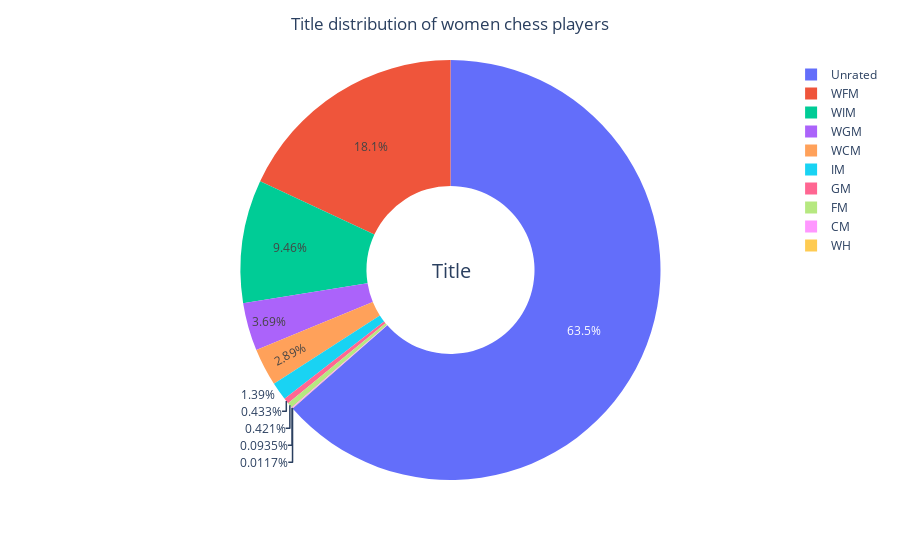

The cell this chart's notebook holds for it:
### Markdown cell above
As we can see from the above choropleth, Russia is very heavily represented in the Women's world chess competition. Some key points are:

* Representation from the African nations is extremely underwhelming. 
* Asia is well represented through India and China. Middle East Asian countries have decent representaiton as well. However, Far East Asian countries like Thailand, Singapore, Malaysia, Vietnam and a few more are lagging behind.
* Oceania has relatively much lower women representation from Australia and New Zealand.
* North American nations are well represented by all their countries.
* Most of the South American countries are equally represented aswell.

## b) Title

The title in Chess represents the level reached by a player. The top most position is that of a Grand Master (GM). Here is a list of all the titles that are given to players alongwith their initials.

![Screenshot%202020-08-31%20at%207.21.03%20PM.png](attachment:Screenshot%202020-08-31%20at%207.21.03%20PM.png)


Let us check the different titles represented by the Women through a pie chart.

### Code cell
df_title=df.groupby('Title')['Count'].sum().reset_index().sort_values(by='Count',ascending=False)
fig2=px.pie(df_title,values='Count',names='Title',hole=0.4)
fig2.update_layout(title='Title distribution of women chess players',title_x=.5,annotations=[dict(text='Title',font_size=20, 
                                                                           showarrow=False,height=800,width=700)])

### Figure 1 — Plotly figure (JSON) as saved in the notebook; plotly's stock layout.template omitted (floating-point values rounded to 4 significant figures)
{"data": [{"domain": {"x": [0, 1], "y": [0, 1]}, "hole": 0.4, "hovertemplate": "Title=%{label}<br>Count=%{value}<extra></extra>", "labels": ["Unrated", "WFM", "WIM", "WGM", "WCM", "IM", "GM", "FM", "CM", "WH"], "legendgroup": "", "name": "", "showlegend": true, "type": "pie", "values": [5435, 1545, 809, 316, 247, 119, 37, 36, 8, 1]}], "layout": {"annotations": [{"font": {"size": 20}, "height": 800, "showarrow": false, "text": "Title", "width": 700}], "legend": {"tracegroupgap": 0}, "margin": {"t": 60}, "title": {"text": "Title distribution of women chess players", "x": 0.5}}}
